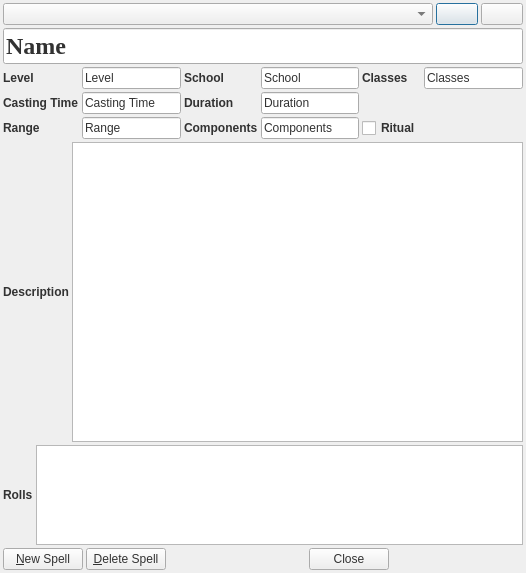
<?xml version="1.0" encoding="UTF-8"?>
<ui version="4.0">
 <class>SpellbookDialog</class>
 <widget class="QDialog" name="SpellbookDialog">
  <property name="geometry">
   <rect>
    <x>0</x>
    <y>0</y>
    <width>526</width>
    <height>573</height>
   </rect>
  </property>
  <property name="windowTitle">
   <string>Spellbook</string>
  </property>
  <property name="styleSheet">
   <string notr="true">background-image: url(:/img/data/parchment.jpg);
color: rgb(50, 50, 50);</string>
  </property>
  <layout class="QVBoxLayout" name="verticalLayout" stretch="0,0,0,3,1,0">
   <property name="spacing">
    <number>3</number>
   </property>
   <property name="leftMargin">
    <number>3</number>
   </property>
   <property name="topMargin">
    <number>3</number>
   </property>
   <property name="rightMargin">
    <number>3</number>
   </property>
   <property name="bottomMargin">
    <number>3</number>
   </property>
   <item>
    <layout class="QHBoxLayout" name="horizontalLayout">
     <item>
      <widget class="QComboBox" name="cmbSearch">
       <property name="sizePolicy">
        <sizepolicy hsizetype="Expanding" vsizetype="Fixed">
         <horstretch>0</horstretch>
         <verstretch>0</verstretch>
        </sizepolicy>
       </property>
       <property name="minimumSize">
        <size>
         <width>150</width>
         <height>0</height>
        </size>
       </property>
       <property name="maximumSize">
        <size>
         <width>16777215</width>
         <height>16777215</height>
        </size>
       </property>
       <property name="editable">
        <bool>false</bool>
       </property>
       <property name="insertPolicy">
        <enum>QComboBox::NoInsert</enum>
       </property>
       <property name="iconSize">
        <size>
         <width>16</width>
         <height>16</height>
        </size>
       </property>
      </widget>
     </item>
     <item>
      <widget class="QPushButton" name="btnLeft">
       <property name="sizePolicy">
        <sizepolicy hsizetype="Fixed" vsizetype="Fixed">
         <horstretch>0</horstretch>
         <verstretch>0</verstretch>
        </sizepolicy>
       </property>
       <property name="minimumSize">
        <size>
         <width>42</width>
         <height>0</height>
        </size>
       </property>
       <property name="maximumSize">
        <size>
         <width>42</width>
         <height>16777215</height>
        </size>
       </property>
       <property name="text">
        <string/>
       </property>
       <property name="icon">
        <iconset resource="resources.qrc">
         <normaloff>:/img/data/left_arrow.png</normaloff>:/img/data/left_arrow.png</iconset>
       </property>
       <property name="iconSize">
        <size>
         <width>32</width>
         <height>32</height>
        </size>
       </property>
       <property name="shortcut">
        <string>Left</string>
       </property>
      </widget>
     </item>
     <item>
      <widget class="QPushButton" name="btnRight">
       <property name="sizePolicy">
        <sizepolicy hsizetype="Fixed" vsizetype="Fixed">
         <horstretch>0</horstretch>
         <verstretch>0</verstretch>
        </sizepolicy>
       </property>
       <property name="minimumSize">
        <size>
         <width>42</width>
         <height>0</height>
        </size>
       </property>
       <property name="maximumSize">
        <size>
         <width>42</width>
         <height>16777215</height>
        </size>
       </property>
       <property name="text">
        <string/>
       </property>
       <property name="icon">
        <iconset resource="resources.qrc">
         <normaloff>:/img/data/right_arrow.png</normaloff>:/img/data/right_arrow.png</iconset>
       </property>
       <property name="iconSize">
        <size>
         <width>32</width>
         <height>32</height>
        </size>
       </property>
       <property name="shortcut">
        <string>Right</string>
       </property>
      </widget>
     </item>
    </layout>
   </item>
   <item>
    <widget class="QLineEdit" name="edtName">
     <property name="sizePolicy">
      <sizepolicy hsizetype="MinimumExpanding" vsizetype="Fixed">
       <horstretch>0</horstretch>
       <verstretch>0</verstretch>
      </sizepolicy>
     </property>
     <property name="font">
      <font>
       <family>Times New Roman</family>
       <pointsize>18</pointsize>
       <weight>75</weight>
       <bold>true</bold>
      </font>
     </property>
     <property name="styleSheet">
      <string notr="true"/>
     </property>
     <property name="text">
      <string>Name</string>
     </property>
     <property name="placeholderText">
      <string/>
     </property>
    </widget>
   </item>
   <item>
    <layout class="QGridLayout" name="gridLayout" columnstretch="0,0,0,0,0,0,0,0,0,0">
     <property name="spacing">
      <number>3</number>
     </property>
     <item row="0" column="0">
      <widget class="QLabel" name="label">
       <property name="font">
        <font>
         <weight>75</weight>
         <bold>true</bold>
        </font>
       </property>
       <property name="text">
        <string>Level</string>
       </property>
      </widget>
     </item>
     <item row="1" column="0">
      <widget class="QLabel" name="label_2">
       <property name="font">
        <font>
         <weight>75</weight>
         <bold>true</bold>
        </font>
       </property>
       <property name="text">
        <string>Casting Time</string>
       </property>
      </widget>
     </item>
     <item row="0" column="1">
      <widget class="QLineEdit" name="edtLevel">
       <property name="maximumSize">
        <size>
         <width>16777215</width>
         <height>16777215</height>
        </size>
       </property>
       <property name="font">
        <font>
         <italic>false</italic>
        </font>
       </property>
       <property name="styleSheet">
        <string notr="true"/>
       </property>
       <property name="text">
        <string>Level</string>
       </property>
      </widget>
     </item>
     <item row="1" column="1">
      <widget class="QLineEdit" name="edtCastingTime">
       <property name="maximumSize">
        <size>
         <width>16777215</width>
         <height>16777215</height>
        </size>
       </property>
       <property name="font">
        <font>
         <italic>false</italic>
        </font>
       </property>
       <property name="styleSheet">
        <string notr="true"/>
       </property>
       <property name="text">
        <string>Casting Time</string>
       </property>
      </widget>
     </item>
     <item row="0" column="2">
      <widget class="QLabel" name="label_4">
       <property name="font">
        <font>
         <weight>75</weight>
         <bold>true</bold>
        </font>
       </property>
       <property name="text">
        <string>School</string>
       </property>
      </widget>
     </item>
     <item row="1" column="2">
      <widget class="QLabel" name="label_3">
       <property name="font">
        <font>
         <weight>75</weight>
         <bold>true</bold>
        </font>
       </property>
       <property name="text">
        <string>Duration</string>
       </property>
      </widget>
     </item>
     <item row="0" column="3">
      <widget class="QLineEdit" name="edtSchool">
       <property name="maximumSize">
        <size>
         <width>16777215</width>
         <height>16777215</height>
        </size>
       </property>
       <property name="font">
        <font>
         <italic>false</italic>
        </font>
       </property>
       <property name="styleSheet">
        <string notr="true"/>
       </property>
       <property name="text">
        <string>School</string>
       </property>
      </widget>
     </item>
     <item row="1" column="3">
      <widget class="QLineEdit" name="edtDuration">
       <property name="maximumSize">
        <size>
         <width>16777215</width>
         <height>16777215</height>
        </size>
       </property>
       <property name="font">
        <font>
         <italic>false</italic>
        </font>
       </property>
       <property name="styleSheet">
        <string notr="true"/>
       </property>
       <property name="text">
        <string>Duration</string>
       </property>
      </widget>
     </item>
     <item row="0" column="4">
      <widget class="QLabel" name="label_7">
       <property name="font">
        <font>
         <weight>75</weight>
         <bold>true</bold>
        </font>
       </property>
       <property name="text">
        <string>Classes</string>
       </property>
      </widget>
     </item>
     <item row="0" column="5">
      <widget class="QLineEdit" name="edtClasses">
       <property name="maximumSize">
        <size>
         <width>16777215</width>
         <height>16777215</height>
        </size>
       </property>
       <property name="font">
        <font>
         <italic>false</italic>
        </font>
       </property>
       <property name="styleSheet">
        <string notr="true"/>
       </property>
       <property name="text">
        <string>Classes</string>
       </property>
      </widget>
     </item>
     <item row="2" column="4">
      <widget class="QCheckBox" name="chkRitual">
       <property name="font">
        <font>
         <weight>75</weight>
         <bold>true</bold>
        </font>
       </property>
       <property name="text">
        <string>Ritual</string>
       </property>
      </widget>
     </item>
     <item row="2" column="3">
      <widget class="QLineEdit" name="edtComponents">
       <property name="maximumSize">
        <size>
         <width>16777215</width>
         <height>16777215</height>
        </size>
       </property>
       <property name="font">
        <font>
         <italic>false</italic>
        </font>
       </property>
       <property name="styleSheet">
        <string notr="true"/>
       </property>
       <property name="text">
        <string>Components</string>
       </property>
      </widget>
     </item>
     <item row="2" column="2">
      <widget class="QLabel" name="label_9">
       <property name="font">
        <font>
         <weight>75</weight>
         <bold>true</bold>
        </font>
       </property>
       <property name="text">
        <string>Components</string>
       </property>
      </widget>
     </item>
     <item row="2" column="1">
      <widget class="QLineEdit" name="edtRange">
       <property name="maximumSize">
        <size>
         <width>16777215</width>
         <height>16777215</height>
        </size>
       </property>
       <property name="font">
        <font>
         <italic>false</italic>
        </font>
       </property>
       <property name="styleSheet">
        <string notr="true"/>
       </property>
       <property name="text">
        <string>Range</string>
       </property>
      </widget>
     </item>
     <item row="2" column="0">
      <widget class="QLabel" name="label_8">
       <property name="font">
        <font>
         <weight>75</weight>
         <bold>true</bold>
        </font>
       </property>
       <property name="text">
        <string>Range</string>
       </property>
      </widget>
     </item>
    </layout>
   </item>
   <item>
    <layout class="QHBoxLayout" name="horizontalLayout_3">
     <item>
      <widget class="QLabel" name="label_6">
       <property name="font">
        <font>
         <weight>75</weight>
         <bold>true</bold>
        </font>
       </property>
       <property name="text">
        <string>Description</string>
       </property>
      </widget>
     </item>
     <item>
      <widget class="QPlainTextEdit" name="edtDescription"/>
     </item>
    </layout>
   </item>
   <item>
    <layout class="QHBoxLayout" name="horizontalLayout_4">
     <item>
      <widget class="QLabel" name="label_5">
       <property name="font">
        <font>
         <weight>75</weight>
         <bold>true</bold>
        </font>
       </property>
       <property name="text">
        <string>Rolls</string>
       </property>
      </widget>
     </item>
     <item>
      <widget class="QPlainTextEdit" name="edtRoll"/>
     </item>
    </layout>
   </item>
   <item>
    <layout class="QHBoxLayout" name="horizontalLayout_2">
     <item>
      <widget class="QPushButton" name="btnNewSpell">
       <property name="sizePolicy">
        <sizepolicy hsizetype="Preferred" vsizetype="Fixed">
         <horstretch>0</horstretch>
         <verstretch>0</verstretch>
        </sizepolicy>
       </property>
       <property name="maximumSize">
        <size>
         <width>250</width>
         <height>16777215</height>
        </size>
       </property>
       <property name="text">
        <string>&amp;New Spell</string>
       </property>
      </widget>
     </item>
     <item>
      <widget class="QPushButton" name="btnDeleteSpell">
       <property name="sizePolicy">
        <sizepolicy hsizetype="Preferred" vsizetype="Fixed">
         <horstretch>0</horstretch>
         <verstretch>0</verstretch>
        </sizepolicy>
       </property>
       <property name="minimumSize">
        <size>
         <width>0</width>
         <height>0</height>
        </size>
       </property>
       <property name="maximumSize">
        <size>
         <width>250</width>
         <height>16777215</height>
        </size>
       </property>
       <property name="text">
        <string>&amp;Delete Spell</string>
       </property>
      </widget>
     </item>
     <item>
      <spacer name="horizontalSpacer_5">
       <property name="orientation">
        <enum>Qt::Horizontal</enum>
       </property>
       <property name="sizeType">
        <enum>QSizePolicy::Preferred</enum>
       </property>
       <property name="sizeHint" stdset="0">
        <size>
         <width>5</width>
         <height>0</height>
        </size>
       </property>
      </spacer>
     </item>
     <item>
      <widget class="QDialogButtonBox" name="buttonBox">
       <property name="sizePolicy">
        <sizepolicy hsizetype="Preferred" vsizetype="Fixed">
         <horstretch>0</horstretch>
         <verstretch>0</verstretch>
        </sizepolicy>
       </property>
       <property name="standardButtons">
        <set>QDialogButtonBox::Close</set>
       </property>
       <property name="centerButtons">
        <bool>true</bool>
       </property>
      </widget>
     </item>
    </layout>
   </item>
  </layout>
 </widget>
 <resources>
  <include location="resources.qrc"/>
 </resources>
 <connections/>
</ui>
